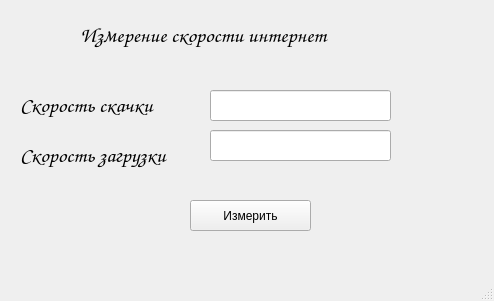
<?xml version="1.0" encoding="UTF-8"?>
<ui version="4.0">
 <class>SpeedTest</class>
 <widget class="QMainWindow" name="SpeedTest">
  <property name="geometry">
   <rect>
    <x>0</x>
    <y>0</y>
    <width>494</width>
    <height>301</height>
   </rect>
  </property>
  <property name="windowTitle">
   <string>MainWindow</string>
  </property>
  <widget class="QWidget" name="centralwidget">
   <widget class="QLabel" name="label">
    <property name="geometry">
     <rect>
      <x>80</x>
      <y>20</y>
      <width>301</width>
      <height>31</height>
     </rect>
    </property>
    <property name="font">
     <font>
      <family>Comic Sans MS</family>
      <pointsize>16</pointsize>
     </font>
    </property>
    <property name="text">
     <string>Измерение скорости интернет</string>
    </property>
   </widget>
   <widget class="QLabel" name="label_2">
    <property name="geometry">
     <rect>
      <x>20</x>
      <y>90</y>
      <width>171</width>
      <height>31</height>
     </rect>
    </property>
    <property name="font">
     <font>
      <family>Comic Sans MS</family>
      <pointsize>16</pointsize>
     </font>
    </property>
    <property name="text">
     <string>Скорость скачки</string>
    </property>
   </widget>
   <widget class="QLabel" name="label_3">
    <property name="geometry">
     <rect>
      <x>20</x>
      <y>140</y>
      <width>181</width>
      <height>31</height>
     </rect>
    </property>
    <property name="font">
     <font>
      <family>Comic Sans MS</family>
      <pointsize>16</pointsize>
     </font>
    </property>
    <property name="text">
     <string>Скорость загрузки</string>
    </property>
   </widget>
   <widget class="QPushButton" name="pushButton">
    <property name="geometry">
     <rect>
      <x>190</x>
      <y>200</y>
      <width>121</width>
      <height>31</height>
     </rect>
    </property>
    <property name="text">
     <string>Измерить</string>
    </property>
   </widget>
   <widget class="QLineEdit" name="lineEdit">
    <property name="geometry">
     <rect>
      <x>210</x>
      <y>90</y>
      <width>181</width>
      <height>31</height>
     </rect>
    </property>
   </widget>
   <widget class="QLineEdit" name="lineEdit_2">
    <property name="geometry">
     <rect>
      <x>210</x>
      <y>130</y>
      <width>181</width>
      <height>31</height>
     </rect>
    </property>
   </widget>
  </widget>
  <widget class="QMenuBar" name="menubar">
   <property name="geometry">
    <rect>
     <x>0</x>
     <y>0</y>
     <width>494</width>
     <height>21</height>
    </rect>
   </property>
  </widget>
  <widget class="QStatusBar" name="statusbar"/>
 </widget>
 <resources/>
 <connections/>
</ui>
